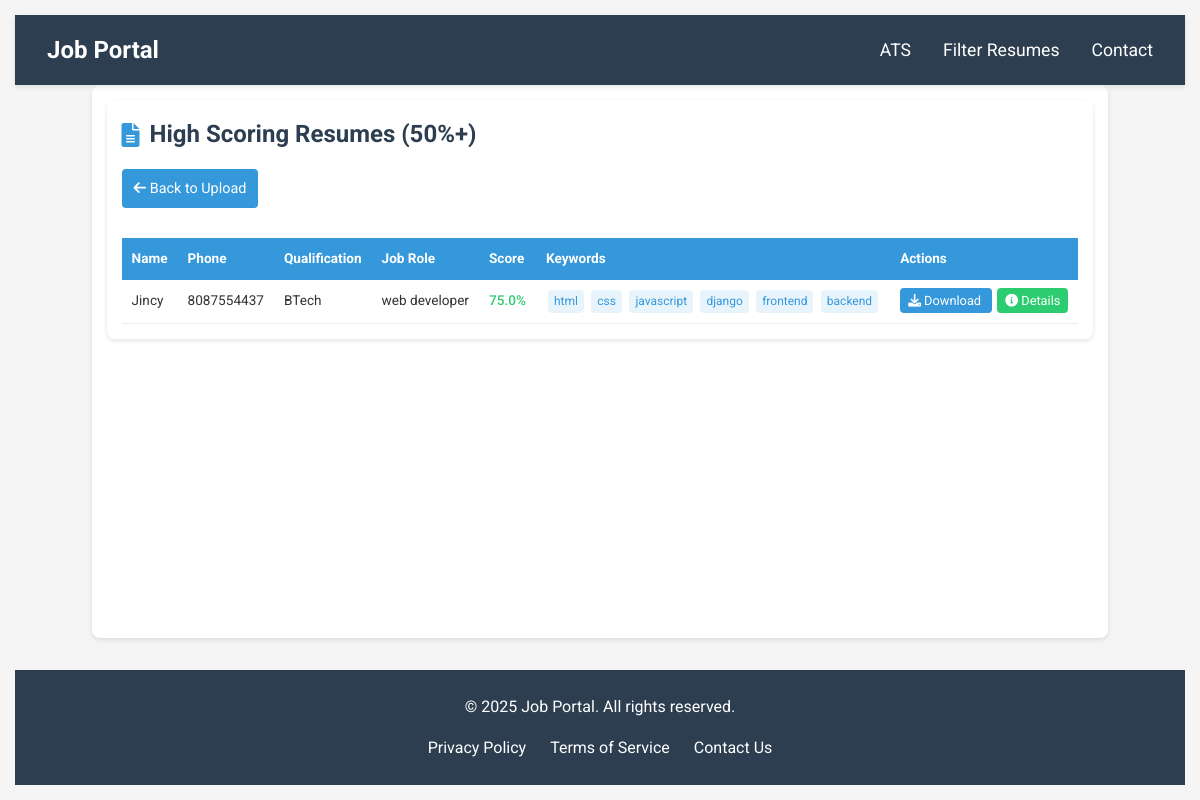
The app's page /high_score_resumes/ with its own data.
### atsapp/models.py (models this page shows, shortened)
class Resume(models.Model):
    name = models.CharField(max_length=100)
    phone_number = models.CharField(max_length=10,default='91+00000000')
    qualification = models.CharField(choices=CATEGORY_CHOICE,max_length=15)
    file = models.FileField(upload_to='resumes/')
    uploaded_at = models.DateTimeField(auto_now_add=True)
    job_role = models.CharField(max_length=255, default='Not Specified')
    ats_score = models.FloatField(default=0)
    matched_keywords = models.TextField()
    raw_text = models.TextField(blank=True, null=True)
    def get_matched_keywords(self):
        return json.loads(self.matched_keywords)

### atsapp/views.py (the view)
# urls.py: path('high_score_resumes/', views.high_score_resumes, name='high_score_resumes'),
def high_score_resumes(request):
    high_scoring_resumes = Resume.objects.filter(ats_score__gt=50).order_by('-ats_score')
    return render(request, 'high_score_resumes.html', {'resumes': high_scoring_resumes})

### templates/high_score_resumes.html (shortened to what this page needs)
{% extends "base.html" %}
{% block extra_css %}
    <link rel="stylesheet" href="https://cdnjs.cloudflare.com/ajax/libs/font-awesome/6.0.0/css/all.min.css">
{% endblock %}
{% block content %}
    <div class="container">
        <h1><i class="fas fa-file-alt"></i> High Scoring Resumes (50%+)</h1>
        <a href="{% url 'upload_resume' %}" class="back-btn">
            <i class="fas fa-arrow-left"></i> Back to Upload
        </a>
        <div style="overflow-x: auto;">
            <table>
                <thead>
                    <tr>
                        <th>Name</th>
                        <th>Phone</th>
                        <th>Qualification</th>
                        <th>Job Role</th>
                        <th>Score</th>
                        <th>Keywords</th>
                        <th>Actions</th>
                    </tr>
                </thead>
                <tbody>
                    {% for resume in resumes %}
                    <tr>
                        <td>{{ resume.name }}</td>
                        <td>{{ resume.phone_number }}</td>
                        <td>{{ resume.qualification }}</td>
                        <td>{{ resume.job_role }}</td>
                        <td class="score">{{ resume.ats_score }}%</td>
                        <td>
                            {% for keyword in resume.get_matched_keywords %}
                                <span class="keyword">{{ keyword }}</span>
                            {% endfor %}
                        </td>
                        <td class="actions">
                            <a href="{{ resume.file.url }}" class="btn btn-download" download>
                                <i class="fas fa-download"></i> Download
                            </a>
                            <a href="{% url 'resume_detail' resume.id %}" class="btn btn-details">
                                <i class="fas fa-info-circle"></i> Details
                            </a>
                        </td>
                    </tr>
                    {% endfor %}
                </tbody>
            </table>
        </div>
    </div>
{% endblock %}

### static/css/style.css (style rules this page uses)
* { margin: 0; padding: 0; box-sizing: border-box; }
body { font-family: 'Arial', sans-serif; line-height: 1.6; color: #333; background-color: #f9f9f9; display: flex; flex-direction: column; min-height: 100vh; }
.container { max-width: 1200px; margin: 2rem auto; padding: 0 2rem; flex: 1; }

### templates/high_score_resumes.html (style rules this page uses)
body { font-family: 'Roboto', sans-serif; line-height: 1.6; margin: 0; padding: 15px; background-color: #f5f5f5; color: #333; }
.container { max-width: 100%; margin: 0 auto; background: white; padding: 15px; border-radius: 8px; box-shadow: 0 2px 5px rgba(0,0,0,0.1); overflow-x: auto; }
h1 { color: #2c3e50; margin-bottom: 15px; display: flex; align-items: center; font-size: 1.5rem; }
h1 i { margin-right: 10px; color: #3498db; }
.back-btn { display: inline-block; padding: 8px 12px; background: #3498db; color: white; text-decoration: none; border-radius: 4px; margin-bottom: 15px; font-size: 0.9rem; }
table { width: 100%; border-collapse: collapse; margin-top: 15px; min-width: 600px; }
th { background: #3498db; color: white; padding: 10px; text-align: left; font-size: 0.85rem; }
td { padding: 8px 10px; border-bottom: 1px solid #eee; font-size: 0.85rem; }
.keyword { display: inline-block; background: #e8f4fc; color: #3498db; padding: 2px 6px; border-radius: 4px; margin: 2px; font-size: 0.75rem; }
.btn { padding: 5px 8px; border-radius: 4px; text-decoration: none; font-size: 0.8rem; cursor: pointer; border: none; white-space: nowrap; }
.btn-details { background: #2ecc71; color: white; }
.btn-download { background: #3498db; color: white; margin-right: 5px; }
.score { font-weight: 500; color: #2ecc71; }

### records on screen
Resume: name "Jincy", phone_number "8087554437", qualification "BTech", job_role "web developer", ats_score "75.0", get_matched_keywords "html" "css" "javascript" "django" "frontend" "backend"
